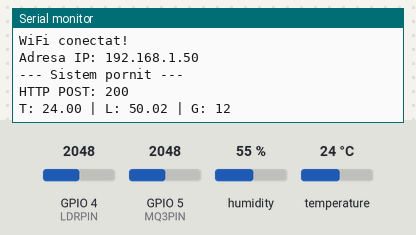
A sketch run on a simulated ESP32. Shown: the last lines printed to the serial monitor. Inputs (shaded band) come from the test bench; at power-on: temperature 24 °C, GPIO 4 (LDRPIN) = 2048, GPIO 5 (MQ3PIN) = 2048, humidity 55 % (analog values on the 0–4095 scale). WiFi joins after 1.5 s; servers stay silent unless stated; uploads are accepted with an empty reply.

Above: at 3.7 s.
3.8 s: temperature set to 12 °C
At 6.0 s:
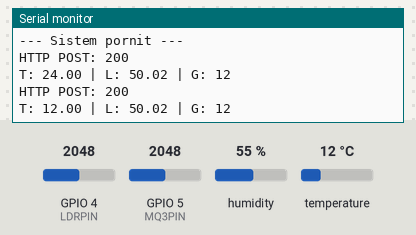
6.7 s: GPIO 4 (LDRPIN) set to 2866
At 7.9 s:
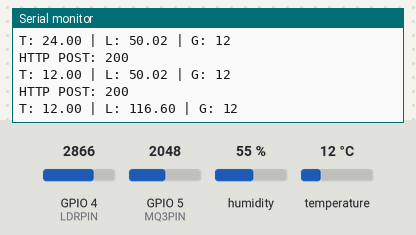
9.6 s: GPIO 5 (MQ3PIN) set to 2866
At 12.3 s:
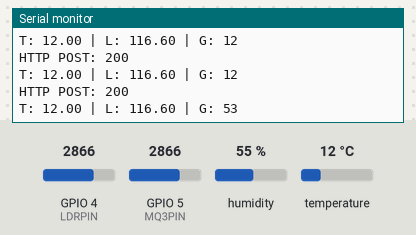
12.5 s: temperature set to 19 °C
At 14.7 s:
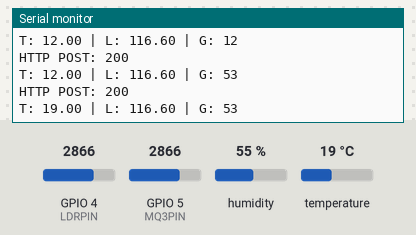
15.4 s: GPIO 4 (LDRPIN) set to 3972
At 16.6 s:
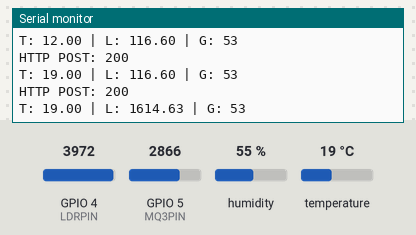
18.3 s: GPIO 5 (MQ3PIN) set to 3972
At 18.3 s:
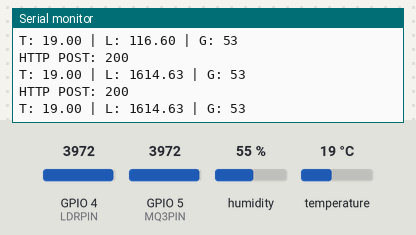
Timing chart, 0 to 21.3 s (numbered marks = the images above; inputs shaded):
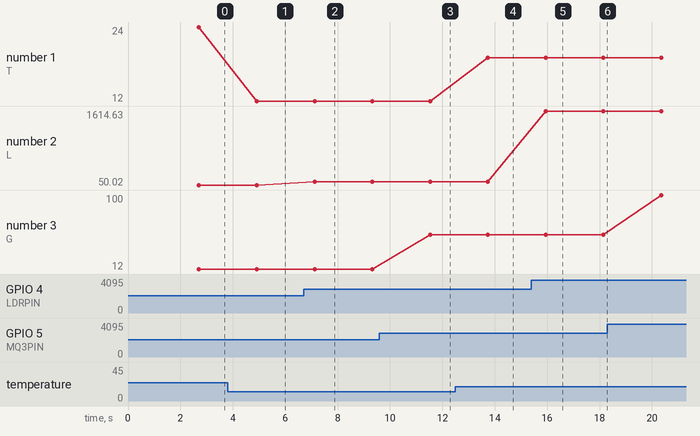

Measured:
- after the input at 3.8 s, the serial monitor: prints a new line after 1.1 s (image 1)
- after the input at 6.7 s, the serial monitor: prints a new line after 0.42 s (image 2)
- after the input at 9.6 s, the serial monitor: prints a new line after 1.9 s (image 3)
- after the input at 12.5 s, the serial monitor: prints a new line after 1.2 s (image 4)
- after the input at 15.4 s, the serial monitor: prints a new line after 0.54 s (image 5)
- plotted number 1: 12 → 19 after the input at 12.5 s
- plotted number 2: 50.02 → 116.6 after the input at 6.7 s, 116.6 → 1614.63 after the input at 15.4 s
- plotted number 3: 12 → 53 after the input at 9.6 s, 53 → 100 after the input at 18.3 s

The sketch:

test_senzori.ino
```cpp
#include <WiFi.h>
#include <HTTPClient.h>
#include "DHT.h"

const char* ssid = "iPhone";
const char* password = "12234567";
const char* serverUrl = "http://172.20.10.11:5000/update";

#define DHTPIN 6
#define LDRPIN 4
#define MQ3PIN 5
#define DHTTYPE DHT22

DHT dht(DHTPIN, DHTTYPE);

const float VIN = 3.3;
const float R_FIXA = 10000;
const int ADC_RES = 4095;

void setup_wifi(){
  WiFi.begin(ssid, password);
  Serial.print("Conectare la WiFi");
  while (WiFi.status() != WL_CONNECTED) {
    delay(500);
    Serial.print(".");
  }
  Serial.println("\nWiFi conectat!");
  Serial.print("Adresa IP: ");
  Serial.println(WiFi.localIP());
}

void setup() {
  // 1. Pornim Seriala PRIMA DATA
  Serial.begin(115200);
  delay(1000);

  // 2. Conectăm WiFi
  setup_wifi(); // Am adăugat ; aici

  analogReadResolution(12);
  dht.begin();

  Serial.println("--- Sistem pornit ---");
}

void loop() {
  // --- 1. Citire DHT22 ---
  float h = dht.readHumidity();
  float t = dht.readTemperature();

  // --- 2. Citire LDR (Lux) ---
  int ldrRaw = analogRead(LDRPIN);
  float ldrVoltage = ldrRaw * (VIN / (float)ADC_RES);

  float lux = 0;
  if (ldrVoltage > 0.01) { // Protecție împărțire la zero
    float resistanceLDR = (R_FIXA * (VIN - ldrVoltage)) / ldrVoltage;
    lux = 500 / (resistanceLDR / 1000.0);
  }

  // --- 3. Citire MQ3 ---
  int mq3Raw = analogRead(MQ3PIN);
  int mq3Procent = map(mq3Raw, 1800, 3800, 0, 100);
  mq3Procent = constrain(mq3Procent, 0, 100);

  // --- Logica de trimitere date ---
  if (WiFi.status() == WL_CONNECTED) {
    // Trimitem datele doar dacă senzorul DHT returnează valori valide
    if (!isnan(h) && !isnan(t)) {
      HTTPClient http;
      http.begin(serverUrl);
      http.addHeader("Content-Type", "application/json");

      // Construim JSON-ul
      String payload = "{\"temperature\":" + String(t) +
                       ",\"humidity\":" + String(h) +
                       ",\"Gaz\":" + String(mq3Procent) +
                       ",\"Lumina\":" + String(lux) + "}";

      int httpResponseCode = http.POST(payload);

      Serial.print("HTTP POST: ");
      Serial.println(httpResponseCode);
      http.end();
    } else {
      Serial.println("Eroare senzori: Nu trimit date JSON invalide.");
    }
  }

  // Debug Serial
  Serial.print("T: "); Serial.print(t);
  Serial.print(" | L: "); Serial.print(lux);
  Serial.print(" | G: "); Serial.println(mq3Procent);

  delay(2000);
}
```
